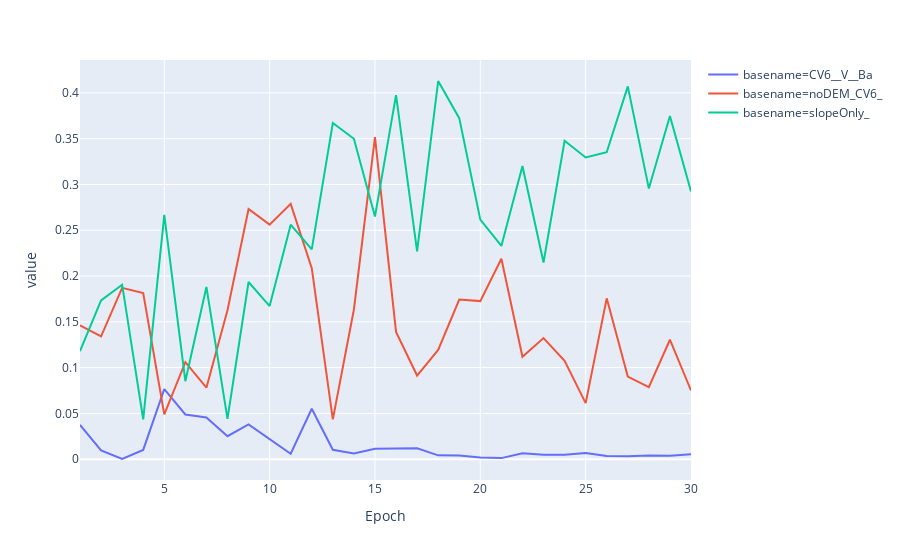

This figure's notebook cell:
### Code cell
px.line(df_val_melt, x='Epoch' , y='value' , color='basename', line_group='basename')

### Figure 1 — Plotly figure (JSON) as saved in the notebook; plotly's stock layout.template omitted (floating-point values rounded to 4 significant figures)
{"data": [{"hoverlabel": {"namelength": 0}, "hovertemplate": "basename=CV6__V__Ba<br>Epoch=%{x}<br>value=%{y}", "legendgroup": "basename=CV6__V__Ba", "line": {"color": "#636efa", "dash": "solid"}, "mode": "lines", "name": "basename=CV6__V__Ba", "showlegend": true, "type": "scatter", "x": [1, 2, 3, 4, 5, 6, 7, 8, 9, 10, 11, 12, 13, 14, 15, 16, 17, 18, 19, 20, 21, 22, 23, 24, 25, 26, 27, 28, 29, 30], "xaxis": "x", "y": [0.03751, 0.009613, 0.0002118, 0.01012, 0.07645, 0.04887, 0.04562, 0.02512, 0.03808, 0.02192, 0.005969, 0.05509, 0.01033, 0.006166, 0.0113, 0.0118, 0.01189, 0.004205, 0.004017, 0.001838, 0.001186, 0.006527, 0.004762, 0.004925, 0.006772, 0.003379, 0.003214, 0.003931, 0.003858, 0.005381], "yaxis": "y"}, {"hoverlabel": {"namelength": 0}, "hovertemplate": "basename=noDEM_CV6_<br>Epoch=%{x}<br>value=%{y}", "legendgroup": "basename=noDEM_CV6_", "line": {"color": "#EF553B", "dash": "solid"}, "mode": "lines", "name": "basename=noDEM_CV6_", "showlegend": true, "type": "scatter", "x": [1, 2, 3, 4, 5, 6, 7, 8, 9, 10, 11, 12, 13, 14, 15, 16, 17, 18, 19, 20, 21, 22, 23, 24, 25, 26, 27, 28, 29, 30], "xaxis": "x", "y": [0.1462, 0.134, 0.1871, 0.1813, 0.04898, 0.106, 0.07809, 0.1626, 0.2732, 0.2561, 0.2788, 0.2086, 0.04351, 0.1635, 0.3518, 0.1389, 0.09134, 0.1193, 0.1743, 0.1726, 0.2188, 0.1119, 0.1323, 0.1073, 0.06125, 0.1757, 0.09026, 0.07875, 0.1304, 0.07503], "yaxis": "y"}, {"hoverlabel": {"namelength": 0}, "hovertemplate": "basename=slopeOnly_<br>Epoch=%{x}<br>value=%{y}", "legendgroup": "basename=slopeOnly_", "line": {"color": "#00cc96", "dash": "solid"}, "mode": "lines", "name": "basename=slopeOnly_", "showlegend": true, "type": "scatter", "x": [1, 2, 3, 4, 5, 6, 7, 8, 9, 10, 11, 12, 13, 14, 15, 16, 17, 18, 19, 20, 21, 22, 23, 24, 25, 26, 27, 28, 29, 30], "xaxis": "x", "y": [0.1179, 0.1734, 0.1906, 0.04344, 0.2669, 0.08515, 0.1881, 0.04398, 0.1935, 0.1672, 0.2561, 0.2291, 0.3671, 0.3499, 0.2649, 0.3976, 0.2268, 0.413, 0.3724, 0.2616, 0.2328, 0.3202, 0.2148, 0.3478, 0.3295, 0.3352, 0.4072, 0.2955, 0.3748, 0.2923], "yaxis": "y"}], "layout": {"legend": {"tracegroupgap": 0}, "margin": {"t": 60}, "xaxis": {"anchor": "y", "domain": [0, 1], "title": {"text": "Epoch"}}, "yaxis": {"anchor": "x", "domain": [0, 1], "title": {"text": "value"}}}}
